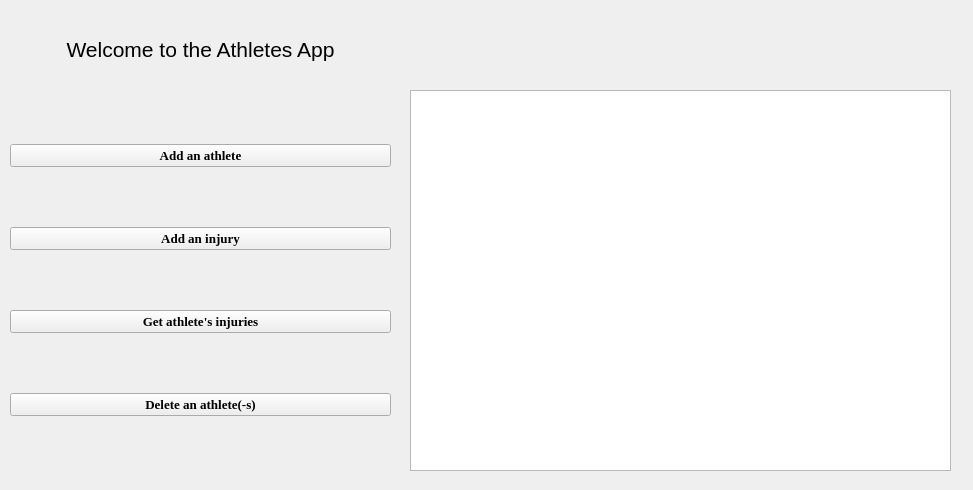
<?xml version="1.0" encoding="UTF-8"?>
<ui version="4.0">
 <class>widget</class>
 <widget class="QWidget" name="widget">
  <property name="geometry">
   <rect>
    <x>0</x>
    <y>0</y>
    <width>973</width>
    <height>490</height>
   </rect>
  </property>
  <property name="windowTitle">
   <string>Form</string>
  </property>
  <widget class="QWidget" name="verticalLayoutWidget">
   <property name="geometry">
    <rect>
     <x>10</x>
     <y>10</y>
     <width>381</width>
     <height>80</height>
    </rect>
   </property>
   <layout class="QVBoxLayout" name="welcoming_layout">
    <item>
     <widget class="QLabel" name="greeting">
      <property name="text">
       <string>&lt;html&gt;&lt;head/&gt;&lt;body&gt;&lt;p align=&quot;center&quot;&gt;&lt;span style=&quot; font-size:16pt;&quot;&gt;Welcome to the Athletes App&lt;/span&gt;&lt;/p&gt;&lt;/body&gt;&lt;/html&gt;</string>
      </property>
      <property name="textFormat">
       <enum>Qt::RichText</enum>
      </property>
     </widget>
    </item>
   </layout>
  </widget>
  <widget class="QWidget" name="verticalLayoutWidget_2">
   <property name="geometry">
    <rect>
     <x>10</x>
     <y>90</y>
     <width>381</width>
     <height>381</height>
    </rect>
   </property>
   <layout class="QVBoxLayout" name="buttons_layout">
    <item>
     <widget class="QPushButton" name="add_athlete_button">
      <property name="font">
       <font>
        <family>Times New Roman</family>
        <pointsize>10</pointsize>
        <weight>75</weight>
        <bold>true</bold>
       </font>
      </property>
      <property name="text">
       <string>Add an athlete</string>
      </property>
     </widget>
    </item>
    <item>
     <widget class="QPushButton" name="add_injury_button">
      <property name="font">
       <font>
        <family>Times New Roman</family>
        <pointsize>10</pointsize>
        <weight>75</weight>
        <bold>true</bold>
       </font>
      </property>
      <property name="text">
       <string>Add an injury</string>
      </property>
     </widget>
    </item>
    <item>
     <widget class="QPushButton" name="get_injuries_button">
      <property name="font">
       <font>
        <family>Times New Roman</family>
        <pointsize>10</pointsize>
        <weight>75</weight>
        <bold>true</bold>
       </font>
      </property>
      <property name="text">
       <string>Get athlete's injuries</string>
      </property>
     </widget>
    </item>
    <item>
     <widget class="QPushButton" name="delete_athlete_button">
      <property name="font">
       <font>
        <family>Times New Roman</family>
        <pointsize>10</pointsize>
        <weight>75</weight>
        <bold>true</bold>
       </font>
      </property>
      <property name="text">
       <string>Delete an athlete(-s)</string>
      </property>
     </widget>
    </item>
   </layout>
  </widget>
  <widget class="QListWidget" name="athletes_list_widget">
   <property name="geometry">
    <rect>
     <x>410</x>
     <y>90</y>
     <width>541</width>
     <height>381</height>
    </rect>
   </property>
   <property name="font">
    <font>
     <family>Times New Roman</family>
     <pointsize>12</pointsize>
    </font>
   </property>
   <property name="selectionMode">
    <enum>QAbstractItemView::ExtendedSelection</enum>
   </property>
  </widget>
  <widget class="QLabel" name="notification">
   <property name="geometry">
    <rect>
     <x>420</x>
     <y>20</y>
     <width>521</width>
     <height>41</height>
    </rect>
   </property>
   <property name="text">
    <string/>
   </property>
   <property name="textFormat">
    <enum>Qt::RichText</enum>
   </property>
  </widget>
 </widget>
 <resources/>
 <connections/>
</ui>
